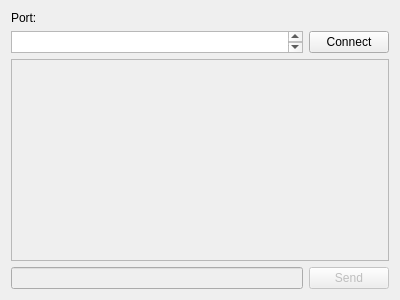
<?xml version="1.0" encoding="UTF-8"?>
<ui version="4.0">
 <class>ChatWindow</class>
 <widget class="QWidget" name="ChatWindow">
  <property name="geometry">
   <rect>
    <x>0</x>
    <y>0</y>
    <width>400</width>
    <height>300</height>
   </rect>
  </property>
  <property name="windowTitle">
   <string>Qt Simple Chat Client</string>
  </property>
  <layout class="QGridLayout" name="gridLayout">
   <item row="4" column="1">
    <widget class="QPushButton" name="sendButton">
     <property name="enabled">
      <bool>false</bool>
     </property>
     <property name="text">
      <string>Send</string>
     </property>
     <property name="default">
      <bool>true</bool>
     </property>
    </widget>
   </item>
   <item row="4" column="0">
    <widget class="QLineEdit" name="messageEdit">
     <property name="enabled">
      <bool>false</bool>
     </property>
    </widget>
   </item>
   <item row="3" column="0" colspan="2">
    <widget class="QListView" name="chatView">
     <property name="enabled">
      <bool>false</bool>
     </property>
     <property name="editTriggers">
      <set>QAbstractItemView::NoEditTriggers</set>
     </property>
    </widget>
   </item>
   <item row="1" column="0">
    <widget class="QLabel" name="label">
     <property name="text">
      <string>Port:</string>
     </property>
    </widget>
   </item>
   <item row="2" column="1">
    <widget class="QPushButton" name="connectButton">
     <property name="text">
      <string>Connect</string>
     </property>
    </widget>
   </item>
   <item row="2" column="0">
    <widget class="QTextEdit" name="portEdit">
     <property name="sizePolicy">
      <sizepolicy hsizetype="Minimum" vsizetype="Ignored">
       <horstretch>0</horstretch>
       <verstretch>0</verstretch>
      </sizepolicy>
     </property>
    </widget>
   </item>
  </layout>
 </widget>
 <resources/>
 <connections/>
</ui>
